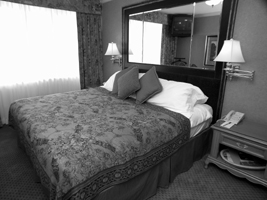
#> input picture SceneClassifier/data/15-Scene/00/1.jpg, 267 x 200 px
$ python -i edge_detection.py   (imports and definitions only)   (older library calls are emulated)
#> lines starting #> are read from the running program, lines starting #| are printed output that depends on the picture; after the words box and inside, x2 and y2 are one past the last pixel; in counts of white or black regions, pixels touching at a corner belong together
#> further down, picture is the input picture: PIL image 267x200 L; min 0, max 255, mean 108.7
import numpy as np
from PIL import Image
from scipy.signal import convolve2d

# [1 line not run here, left out]

def compress_image(image, base_width=400):
    # 计算等比缩放的高度
    w_percent = (base_width / float(image.size[0]))
    h_size = int((float(image.size[1]) * float(w_percent)))

    # 缩放图像
    image = image.resize((base_width, h_size), Image.ANTIALIAS)
    return image


def show_np_img(image):
    pil_image = Image.fromarray(np.uint8(image))
    pil_image.show()

def convert_to_grayscale(image):
    # 转换为灰度图
    gray_image = image.convert('L')
    return gray_image

def apply_gaussian_blur(image, kernel_size=9, sigma=2.0):
    """
    应用高斯模糊
    输入:
    - image: 原始图像
    - kernel_size: 高斯核的大小
    - sigma: 高斯函数的标准差

    返回:
    - convolved_image: 高斯模糊后的图像。
    """
#> called with kernel_size = 9, sigma = 2
    kernel = np.zeros((kernel_size, kernel_size))
    center = kernel_size // 2
    # 填充卷积核
    for x in range(kernel_size):
        for y in range(kernel_size):
            diff = np.sqrt((x - center)**2 + (y - center)**2)
            kernel[x,y] = np.exp(-(diff**2) / (2*sigma**2))
    # 归一化卷积核
    kernel /= np.sum(kernel)

    # 将Image转换为NumPy数组
    image = convert_to_grayscale(image)  # 转换为灰度图
    image_np = np.array(image)


    # 进行卷积操作
    convolved_np = convolve2d(image_np, kernel, mode='same', boundary='wrap')

    # 将NumPy数组转换回Pillow Image
    convolved_image = Image.fromarray(np.uint8(convolved_np))

    return convolved_image

def compute_gradients(image):
    """
    计算图像的梯度幅值和方向。
    输入:
    - image: 灰度图像的NumPy数组。

    返回:
    - gradient_magnitude: 梯度幅值的NumPy数组。
    - gradient_direction: 梯度方向的NumPy数组。
    """
    # Sobel算子
    sobel_x = np.array([[-1, 0, 1], [-2, 0, 2], [-1, 0, 1]])
    sobel_y = np.array([[1, 2, 1], [0, 0, 0], [-1, -2, -1]])

    # 应用Sobel算子
    gx = convolve2d(image, sobel_x, mode='same', boundary='wrap')
    gy = convolve2d(image, sobel_y, mode='same', boundary='wrap')
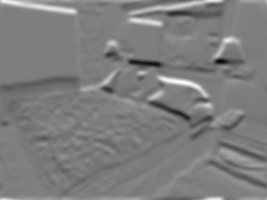
#> gy: shape (200, 267) int64; min -325, max 332, mean 0; drawn with min black and max white

    # 计算梯度幅值和方向
    gradient_magnitude = np.sqrt(gx**2 + gy**2)
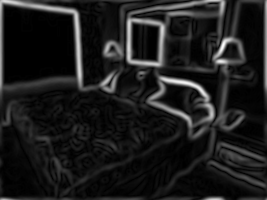
#> gradient_magnitude: shape (200, 267) float64; min 0, max 353.4, mean 40.5; drawn with min black and max white
    gradient_direction = np.arctan2(gy, gx)
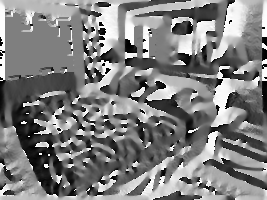
#> gradient_direction: shape (200, 267) float64; min -3.14, max 3.14, mean 0.00619; drawn with min black and max white
    return gradient_magnitude, gradient_direction

def non_maximum_suppression(gradient_magnitude, gradient_direction):
    """
    非极大值抑制。
    输入:
    - gradient_magnitude: 梯度幅值的NumPy数组。
    - gradient_direction: 梯度方向的NumPy数组。

    返回:
    - nms_image: 非极大值抑制后的图像。
    """
    M, N = gradient_magnitude.shape
#> M = 200; N = 267
    Z = np.zeros((M,N), dtype=np.float32)
    angle = gradient_direction * 180. / np.pi
    angle[angle < 0] += 180.
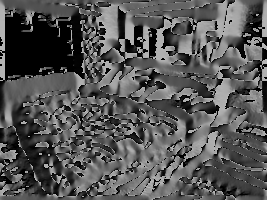
#> angle: shape (200, 267) float64; min 0, max 180, mean 85.4

    for i in range(1, M-1):
        for j in range(1, N-1):
            #angle 0
            if (0 <= angle[i,j] < 22.5) or (157.5 <= angle[i,j] <= 180):
                q = gradient_magnitude[i, j+1]
                r = gradient_magnitude[i, j-1]
            #angle 45
            elif (22.5 <= angle[i,j] < 67.5):
                q = gradient_magnitude[i+1, j-1]
                r = gradient_magnitude[i-1, j+1]
            #angle 90
            elif (67.5 <= angle[i,j] < 112.5):
                q = gradient_magnitude[i+1, j]
                r = gradient_magnitude[i-1, j]
            #angle 135
            elif (112.5 <= angle[i,j] < 157.5):
                q = gradient_magnitude[i-1, j-1]
                r = gradient_magnitude[i+1, j+1]
            else:
                print("ERROR")

            if (gradient_magnitude[i,j] >= q) and (gradient_magnitude[i,j] >= r):
                Z[i,j] = gradient_magnitude[i,j]
            else:
                Z[i,j] = 0
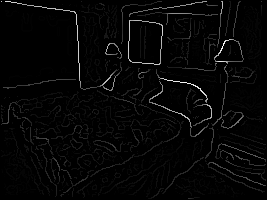
#> Z: shape (200, 267) float32; min 0, max 353.4, mean 8.6; drawn with min black and max white
    return Z

def double_threshold(nms_image, low_threshold, high_threshold):
    """
    双阈值处理。
    输入:
    - nms_image: 非极大值抑制后的图像。
    - low_threshold: 低阈值。
    - high_threshold: 高阈值。

    返回:
    - result_image: 双阈值处理后的图像。
    """
#> called with low_threshold = 50, high_threshold = 80
    strong_edge = nms_image >= high_threshold
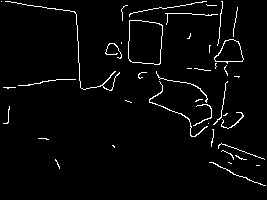
#> strong_edge: shape (200, 267) bool; 3% white in thin lines or dots
    weak_edge = (nms_image >= low_threshold) & (nms_image < high_threshold)
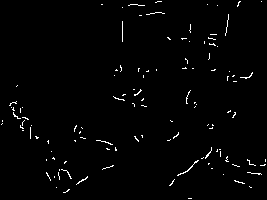
#> weak_edge: shape (200, 267) bool; 1.5% white in thin lines or dots

    # 将结果标记为强边缘(255)，弱边缘(75)，非边缘(0)
    result = np.zeros_like(nms_image)
    result[strong_edge] = 255
    result[weak_edge] = 75
    return result

def edge_detection(image, low_threshold=50, high_threshold=80):
    """
    边缘检测主函数。
    输入:
    - image: 灰度图像的NumPy数组。
    - low_threshold: 低阈值比例。
    - high_threshold: 高阈值比例。

    返回:
    - edges: 检测到的边缘的二值图像。
    """
    convolved_image = apply_gaussian_blur(image)
    gradient_magnitude, gradient_direction = compute_gradients(convolved_image)
    nms_image = non_maximum_suppression(gradient_magnitude, gradient_direction)
    edges = double_threshold(nms_image, low_threshold, high_threshold)
    return edges

# [5 lines of commented-out code are left out]

>>> from PIL import Image
>>> picture = Image.open('../SceneClassifier/data/15-Scene/00/1.jpg')
>>> result = edge_detection(picture)

$ run again, on SceneClassifier/data/15-Scene/00/10.jpg
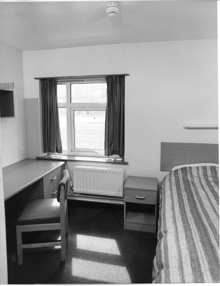
#> input picture SceneClassifier/data/15-Scene/00/10.jpg, 220 x 286 px
#> picture is the input picture: PIL image 220x286 L; min 11, max 255, mean 146.4
#> in double_threshold, `strong_edge = nms_image >= high_threshold`:
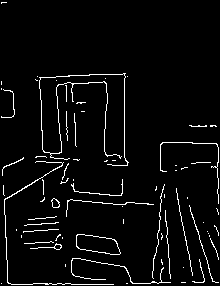
#> strong_edge: shape (286, 220) bool; 4.1% white in thin lines or dots
#> weak_edge: shape (286, 220) bool; 2.3% white in thin lines or dots
#> in edge_detection, `edges = double_threshold(nms_image, low_threshold, high_threshold)`:
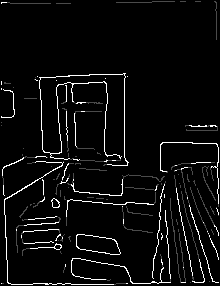
#> edges: shape (286, 220) float32; min 0, max 255, mean 12.3

$ run again, on SceneClassifier/data/15-Scene/00/11.jpg
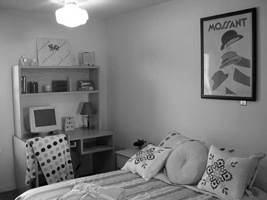
#> input picture SceneClassifier/data/15-Scene/00/11.jpg, 267 x 200 px
#> picture is the input picture: PIL image 267x200 L; min 0, max 255, mean 124.5
#> in double_threshold, `strong_edge = nms_image >= high_threshold`:
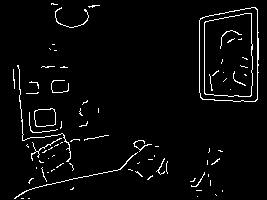
#> strong_edge: shape (200, 267) bool; 3.5% white in thin lines or dots
#> weak_edge: shape (200, 267) bool; 2.5% white in thin lines or dots
#> in edge_detection, `edges = double_threshold(nms_image, low_threshold, high_threshold)`:
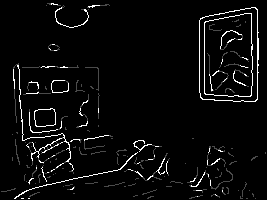
#> edges: shape (200, 267) float32; min 0, max 255, mean 10.8

$ run again, on SceneClassifier/data/15-Scene/00/127.jpg
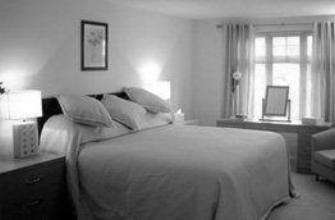
#> input picture SceneClassifier/data/15-Scene/00/127.jpg, 335 x 220 px
#> picture is the input picture: PIL image 335x220 L; min 0, max 255, mean 131.8
#> strong_edge: shape (220, 335) bool; 2% white in thin lines or dots, all inside (x1, y1, x2, y2) = (1, 14, 334, 208)
#> weak_edge: shape (220, 335) bool; 1.6% white in thin lines or dots
#> in edge_detection, `edges = double_threshold(nms_image, low_threshold, high_threshold)`:
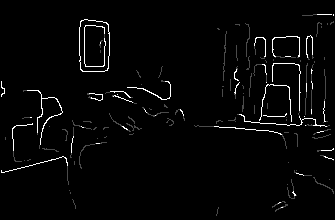
#> edges: shape (220, 335) float32; min 0, max 255, mean 6.5
